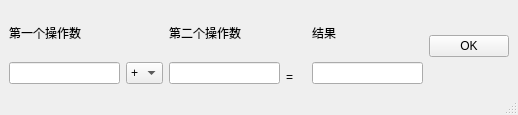
<?xml version="1.0" encoding="UTF-8"?>
<ui version="4.0">
 <class>MainWindow</class>
 <widget class="QMainWindow" name="MainWindow">
  <property name="geometry">
   <rect>
    <x>0</x>
    <y>0</y>
    <width>518</width>
    <height>115</height>
   </rect>
  </property>
  <property name="windowTitle">
   <string>MainWindow</string>
  </property>
  <widget class="QWidget" name="centralwidget">
   <layout class="QGridLayout" name="gridLayout">
    <item row="0" column="0">
     <layout class="QVBoxLayout" name="verticalLayout">
      <item>
       <widget class="QLabel" name="label">
        <property name="text">
         <string>第一个操作数</string>
        </property>
       </widget>
      </item>
      <item>
       <widget class="QLineEdit" name="lineEditNum1"/>
      </item>
     </layout>
    </item>
    <item row="0" column="1">
     <layout class="QVBoxLayout" name="verticalLayout_5">
      <item>
       <spacer name="verticalSpacer">
        <property name="orientation">
         <enum>Qt::Vertical</enum>
        </property>
        <property name="sizeHint" stdset="0">
         <size>
          <width>20</width>
          <height>18</height>
         </size>
        </property>
       </spacer>
      </item>
      <item>
       <widget class="QComboBox" name="comboBoxOper">
        <item>
         <property name="text">
          <string>+</string>
         </property>
        </item>
        <item>
         <property name="text">
          <string>-</string>
         </property>
        </item>
        <item>
         <property name="text">
          <string>*</string>
         </property>
        </item>
        <item>
         <property name="text">
          <string>/</string>
         </property>
        </item>
       </widget>
      </item>
     </layout>
    </item>
    <item row="0" column="2">
     <layout class="QVBoxLayout" name="verticalLayout_2">
      <item>
       <widget class="QLabel" name="label_2">
        <property name="text">
         <string>第二个操作数</string>
        </property>
       </widget>
      </item>
      <item>
       <widget class="QLineEdit" name="lineEditNum2"/>
      </item>
     </layout>
    </item>
    <item row="0" column="3">
     <layout class="QVBoxLayout" name="verticalLayout_4">
      <item>
       <spacer name="verticalSpacer_2">
        <property name="orientation">
         <enum>Qt::Vertical</enum>
        </property>
        <property name="sizeHint" stdset="0">
         <size>
          <width>20</width>
          <height>40</height>
         </size>
        </property>
       </spacer>
      </item>
      <item>
       <widget class="QLabel" name="label_4">
        <property name="text">
         <string>=</string>
        </property>
       </widget>
      </item>
     </layout>
    </item>
    <item row="0" column="4">
     <layout class="QVBoxLayout" name="verticalLayout_3">
      <item>
       <widget class="QLabel" name="label_3">
        <property name="text">
         <string>结果</string>
        </property>
       </widget>
      </item>
      <item>
       <widget class="QLineEdit" name="lineEditResult"/>
      </item>
     </layout>
    </item>
    <item row="0" column="5">
     <widget class="QPushButton" name="pushButton">
      <property name="text">
       <string>OK</string>
      </property>
     </widget>
    </item>
   </layout>
  </widget>
  <widget class="QMenuBar" name="menubar">
   <property name="geometry">
    <rect>
     <x>0</x>
     <y>0</y>
     <width>518</width>
     <height>17</height>
    </rect>
   </property>
  </widget>
  <widget class="QStatusBar" name="statusbar"/>
 </widget>
 <resources/>
 <connections/>
</ui>
